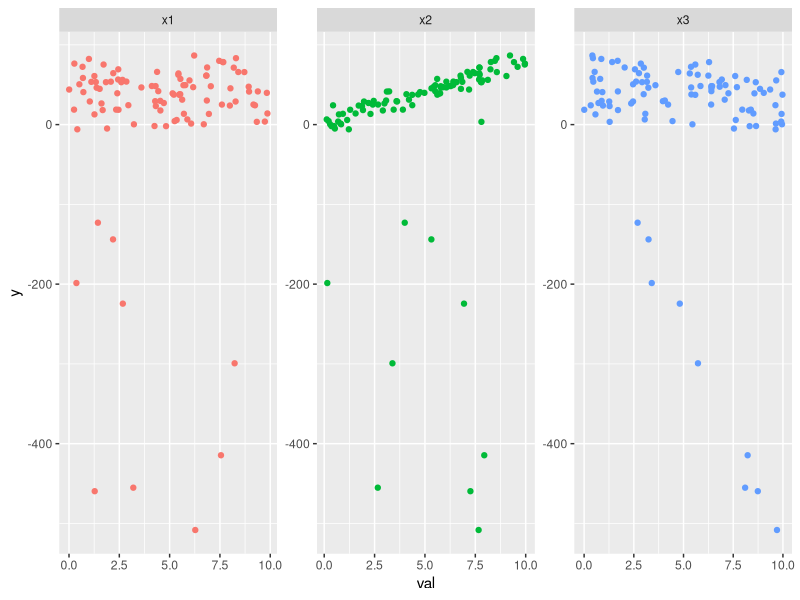
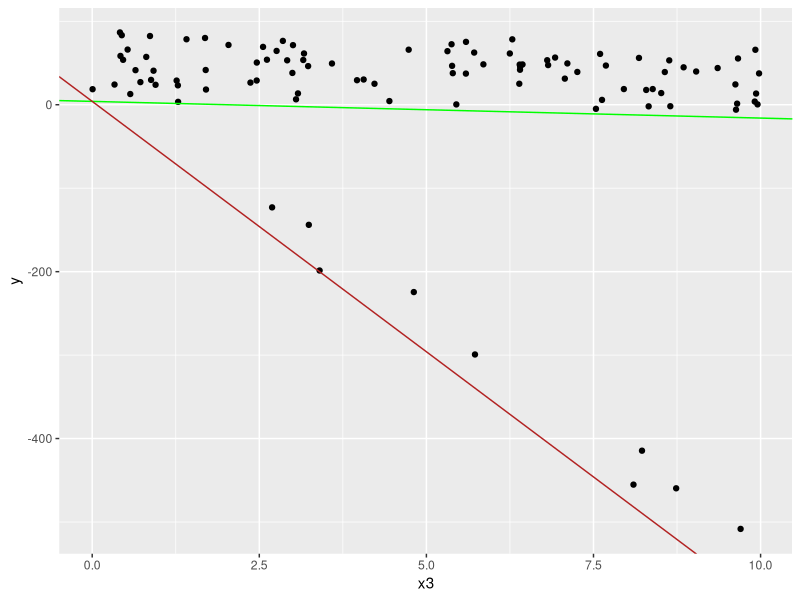

Generate these figures, in order, with R: (Note: this script raises an error after producing the figures.)
## ---- chunk 1
library(tidyverse)
library(rsample)
library(GGally)
library(robust)
library(ggridges)
library(ggthemes)
library(magrittr)
## ---- chunk 2
set.seed(141414)
## ---- chunk 3
n <- 100
x1 <- runif(n,0,10)
x2 <- runif(n,0,10)
x3 <- runif(n,0,10)
err <- rnorm(n,mean = 0, sd = 1)
# Con los valores de las X y el error calculados, construimos los dos modelos para y
y1 <- 4+1.5*x1[1:90]+8*x2[1:90]-2*x3[1:90]+err[1:90]
y2 <- 4+1.5*x1[91:100]+8*x2[91:100]-60*x3[91:100]+err[91:100]
# Jutnamos ambas y-es
y <- c(y1,y2)
# Va a resultar conveniente tener todo junto en un DF (el error no lo vamos a precisar)
df <- data.frame(x1,x2,x3,y)

#Podemos randomizar el orden de las filas, para que no queden todos los casos patológicos al final
df <- df[sample(nrow(df)),]
df
## ---- chunk 4
df %>% 
  gather(var,val,1:3) %>% 
  ggplot(.,aes(val,y,color=var))+
  geom_point()+
  facet_wrap(~var, scales = "free")+
  theme(legend.position = "none")

df %>% 
  ggplot(.,aes(y=y))+
  geom_point(aes(x3))+
  geom_abline(slope = -2,intercept = 4, color="green")+
  geom_abline(slope = -60,intercept = 4, color = "firebrick")

## ---- chunk 5

modelo <- lm(y~x1+x2+x3,data = df)

summary(modelo)
tidy(modelo,conf.int = TRUE,conf.level = 0.95)
glance(modelo)
au <- augment(modelo,df)

## ---- chunk 6
modelo_robusto <- lmRob(y~x1+x2+x3,data = df)

summary(modelo_robusto)
tidy(modelo_robusto)
glance(modelo_robusto)

au_rob <- augment(modelo_robusto,df)
## ---- chunk 7
ggplot(au, aes(.fitted, .resid)) +
  geom_point()+
  geom_hline(yintercept = 0) +
  geom_smooth(se = FALSE)+
  labs(title= "OLS")


ggplot(au_rob, aes(.fitted, .resid)) +
  geom_point()+
  geom_hline(yintercept = 0) +
  geom_smooth(se = FALSE)+
  labs(title= "Modelo Robusto")

## ---- chunk 8

ggplot(au, aes(sample= .resid))+
  stat_qq()+
  geom_abline()+
  labs(title="QQ-plot OLS",
       x = "Distribución teórica",
       y= "Residuos")


ggplot(au_rob, aes(sample= .resid))+
  stat_qq()+
  geom_abline()+
  labs(title="QQ-plot Modelo Robusto",
       x = "Distribución teórica",
       y= "Residuos")
## ---- chunk 9
muestras_bootstrapeadas <- bootstraps(df,times = 100)
muestras_bootstrapeadas
## ---- chunk 10

muestras_bootstrapeadas %>% 
  filter(id=="Bootstrap001") %$%
  splits[[1]][[1]]

table(muestras_bootstrapeadas %>% 
  filter(id=="Bootstrap001") %$%
  splits[[1]][[2]])

## ---- chunk 11
ajuste_lineal_simple <- function(df){
  lm(y~x1+x2+x3,data = df)
}

ajuste_lineal_robusto <- function(df){
  lmRob(y~x1+x2+x3,data = df)
}

## ---- chunk 12
muestras_bootstrapeadas <- muestras_bootstrapeadas %>% 
mutate(lm_simple = map(muestras_bootstrapeadas$splits, ajuste_lineal_simple),
       lm_rob = map(muestras_bootstrapeadas$splits, ajuste_lineal_robusto))


muestras_bootstrapeadas
## ---- chunk 13
parametros_lm <- muestras_bootstrapeadas %>% 
  mutate(tdy = map(lm_simple, tidy)) %>% 
  unnest(tdy, .drop = TRUE) %>% 
  mutate(modelo = "lm") %>% 
  select(id,term,estimate,modelo)

parametros_lmRob <- muestras_bootstrapeadas %>% 
  mutate(tdy = map(lm_rob, tidy)) %>% 
  unnest(tdy, .drop = TRUE) %>% 
  mutate(modelo = "lm_rob") %>% 
  select(id,term,estimate,modelo)

parametros <- bind_rows(parametros_lm,parametros_lmRob)


parametros
## ---- chunk 14
parametros_verdaderos <- data_frame(term=c("(Intercept)","x1","x2","x3"),valor=c(4,1.5,8,-2))

ggplot(parametros, aes(estimate, fill = modelo))+
  geom_histogram(position= "dodge")+
  geom_vline(data=parametros_verdaderos,aes(xintercept = valor,color = "Verdadero"), size=1)+
  scale_color_manual(values = "darkolivegreen","")+
  theme_minimal()+
  scale_fill_gdocs()+
  facet_wrap(~term,scales = "free")
## ---- chunk 15
ggplot(parametros, aes(estimate,y=modelo, fill = modelo))+
  geom_density_ridges(alpha=.6)+
  theme_minimal()+
  geom_vline(data=parametros_verdaderos,aes(xintercept = valor,color = "Verdadero"), size=1)+
  scale_color_manual(values = "darkolivegreen","")+
  scale_fill_gdocs()+
  facet_wrap(~term,scales = "free")
